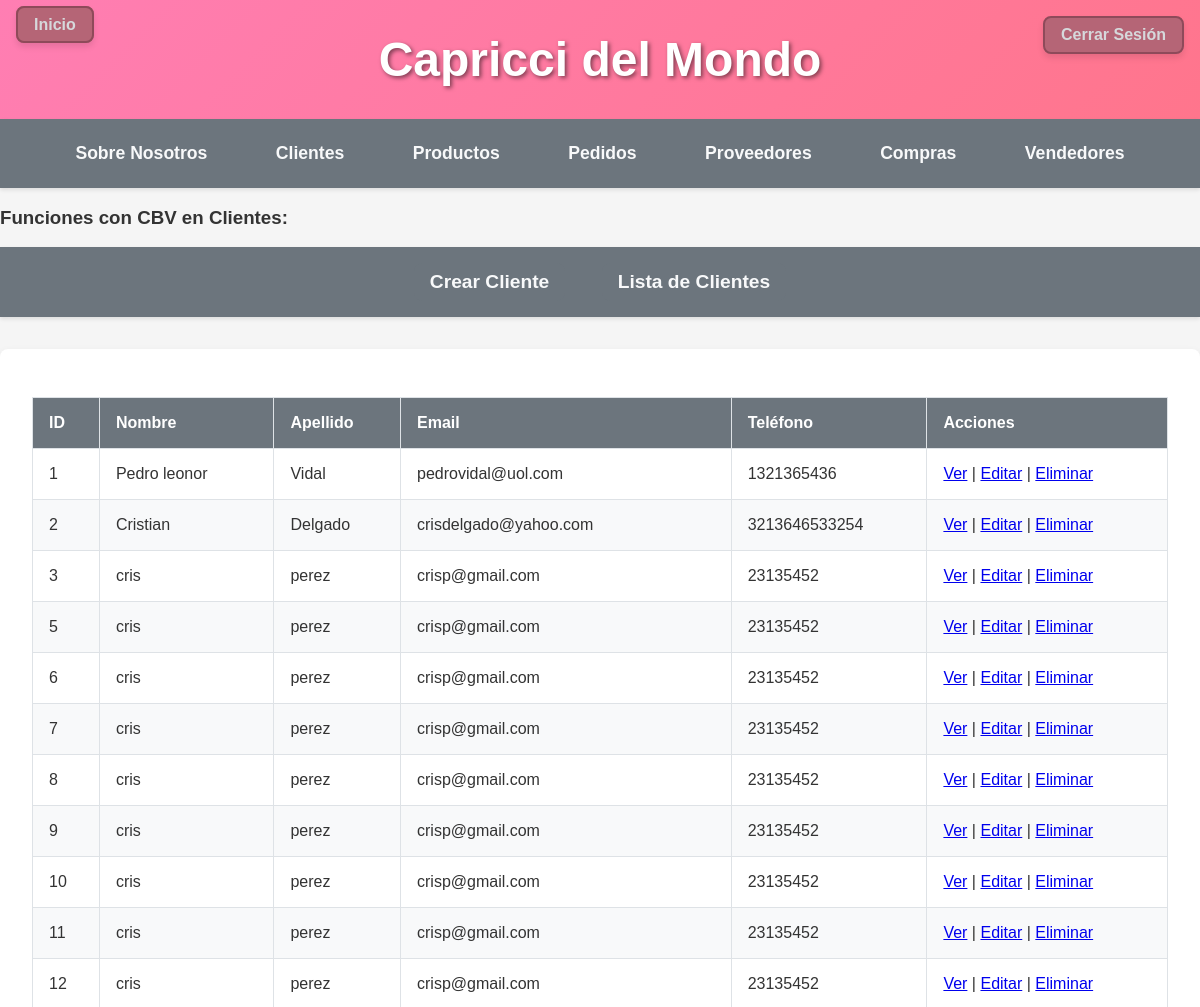
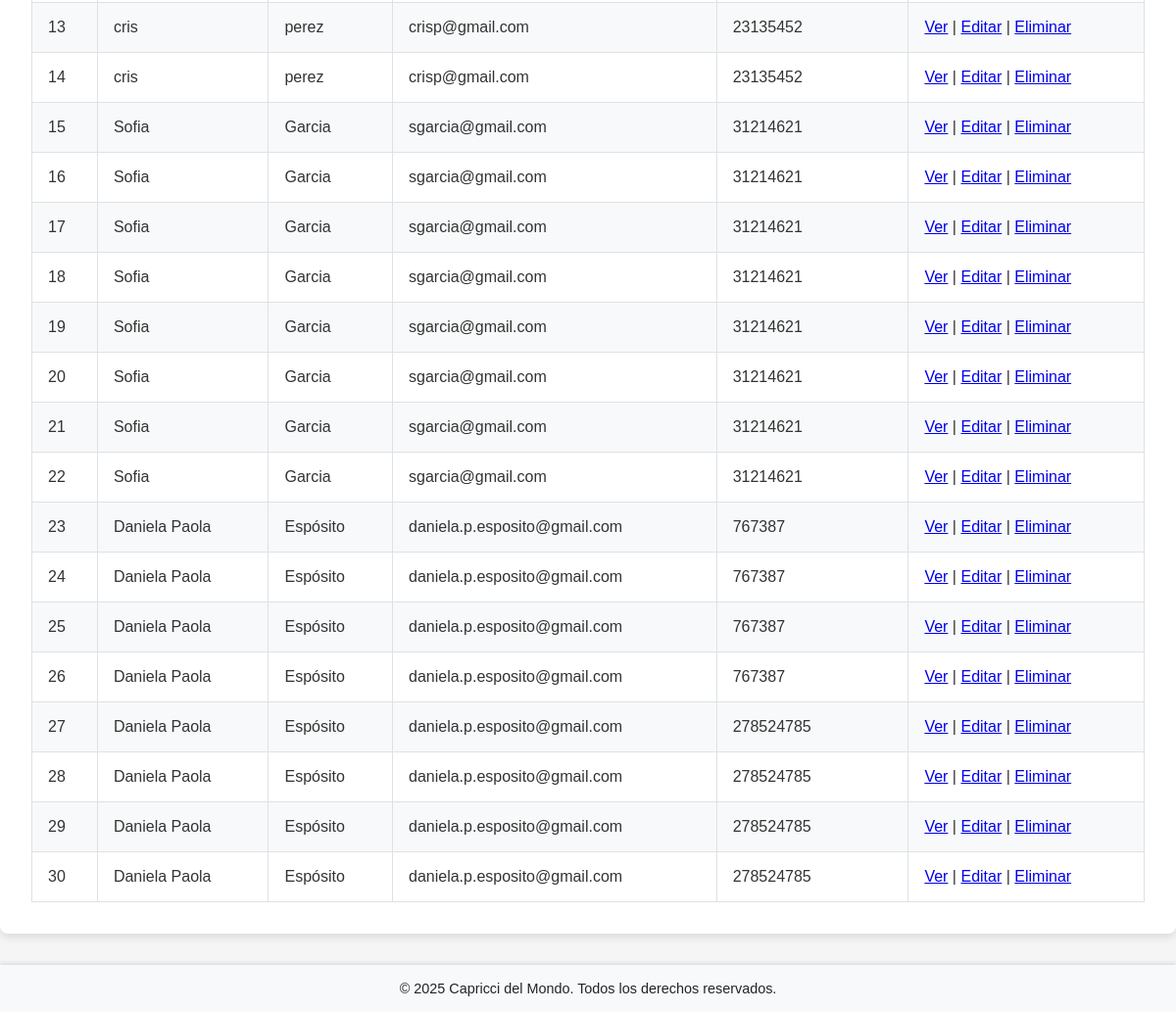
The app's page /externo/cbv/lista_clientes/ (signed in), older data (2 pictures, top to bottom).
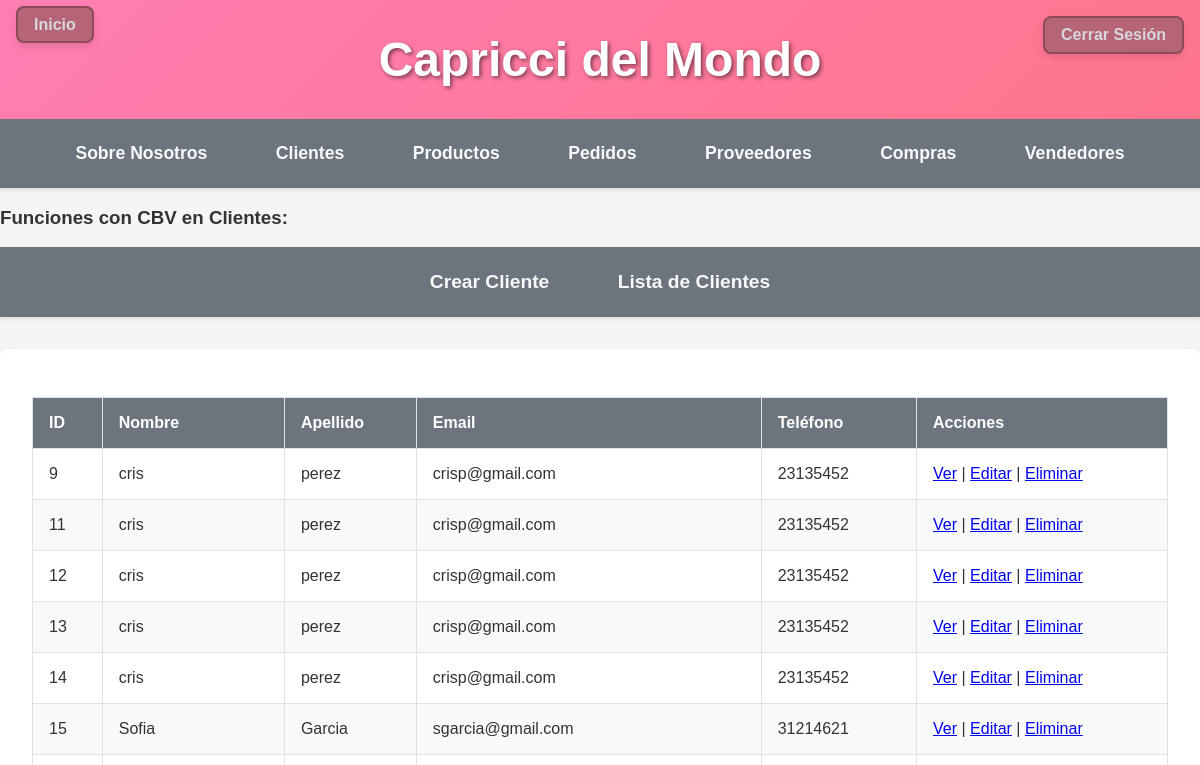
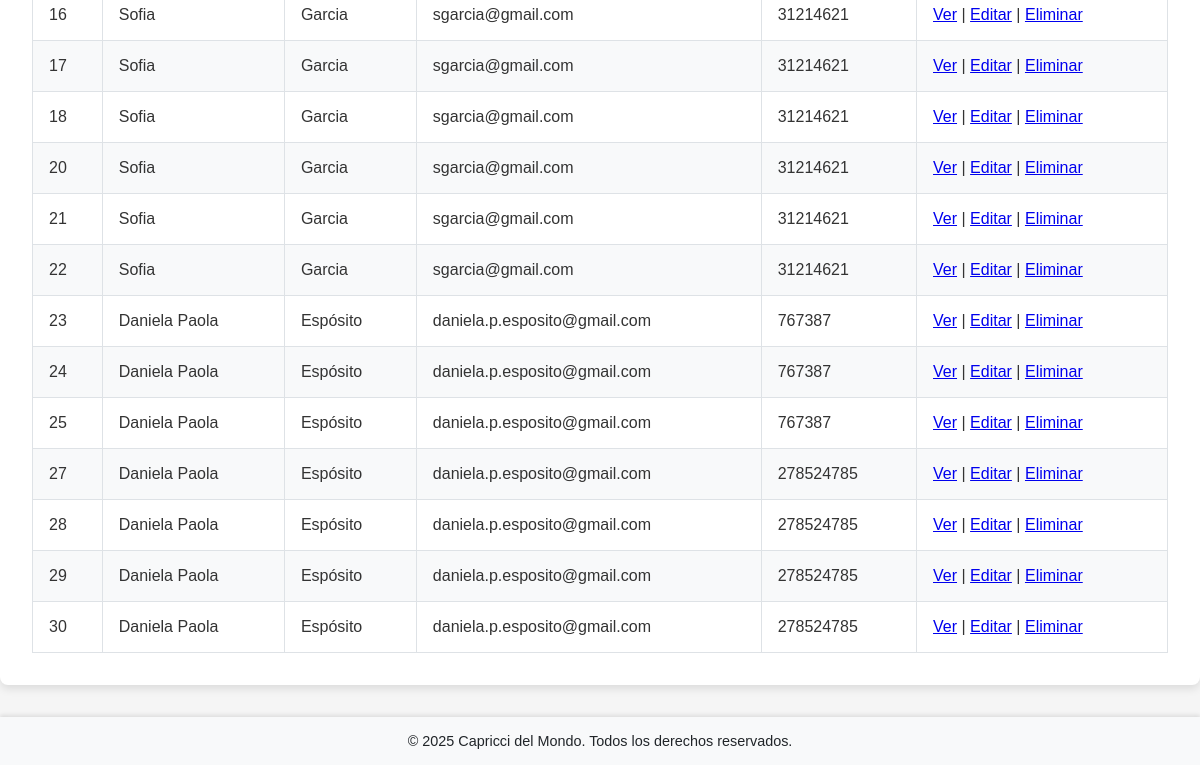
The same page, newer data (2 pictures, top to bottom).
### externo/models.py (models this page shows, shortened)
class Cliente(models.Model):
    nombre = models.CharField(max_length=100)
    apellido = models.CharField(max_length=100)
    email = models.EmailField()
    telefono = models.CharField(max_length=15)
    code = models.CharField(max_length=32, default=generate_code, editable=False, unique=True, db_index=True)

### externo/views.py (the view)
# urls.py: path("externo/cbv/lista_clientes/", ClienteListView.as_view(), name="cbv_lista_clientes"),
class ClienteListView(ListView):
    model = Cliente
    template_name = "externo/cbv/cliente-list.html"
    context_object_name="clientes"

### externo/templates/externo/cbv/cliente-list.html (shortened to what this page needs)
{% extends 'externo/base.html' %}
{% block contenido %}
<div class="container">
    <table>
        <thead>
            <tr>
                <th>ID</th>
                <th>Nombre</th>
                <th>Apellido</th>
                <th>Email</th>
                <th>Teléfono</th>
                <th>Acciones</th>
            </tr>
        </thead>
        <tbody>
            {% for cliente in clientes %}
            <tr>
                <td>{{ cliente.id }}</td>
                <td>{{ cliente.nombre }}</td>
                <td>{{ cliente.apellido }}</td>
                <td>{{ cliente.email }}</td>
                <td>{{ cliente.telefono }}</td>
                <td>
                    <a href="{% url 'cbv_detalle_cliente' cliente.pk %}">Ver</a> |
                    <a href="{% url 'cbv_actualizar_cliente' cliente.pk %}">Editar</a> |
                    <a href="{% url 'cbv_eliminar_cliente' cliente.pk %}">Eliminar</a>
                </td>
            </tr>
            {% empty %}
            <tr>
                <td colspan="6" style="text-align: center; padding: 20px;">No hay clientes registrados.</td>
            </tr>
            {% endfor %}
        </tbody>
    </table>
</div>
{% endblock %}

Row changes from the older to the newer data that the page shows:
removed Cliente: id "1", nombre "Pedro leonor", apellido "Vidal", email "pedrovidal@uol.com", telefono "1321365436"
removed Cliente: id "2", nombre "Cristian", apellido "Delgado", email "crisdelgado@yahoo.com", telefono "3213646533254"
removed Cliente: id "3", nombre "cris", apellido "perez", email "crisp@gmail.com", telefono "23135452"
removed Cliente: id "5", nombre "cris", apellido "perez", email "crisp@gmail.com", telefono "23135452"
removed Cliente: id "6", nombre "cris", apellido "perez", email "crisp@gmail.com", telefono "23135452"
removed Cliente: id "7", nombre "cris", apellido "perez", email "crisp@gmail.com", telefono "23135452"
removed Cliente: id "8", nombre "cris", apellido "perez", email "crisp@gmail.com", telefono "23135452"
removed Cliente: id "10", nombre "cris", apellido "perez", email "crisp@gmail.com", telefono "23135452"
removed Cliente: id "19", nombre "Sofia", apellido "Garcia", email "sgarcia@gmail.com", telefono "31214621"
removed Cliente: id "26", nombre "Daniela Paola", apellido "Espósito", email "daniela.p.esposito@gmail.com", telefono "767387"
